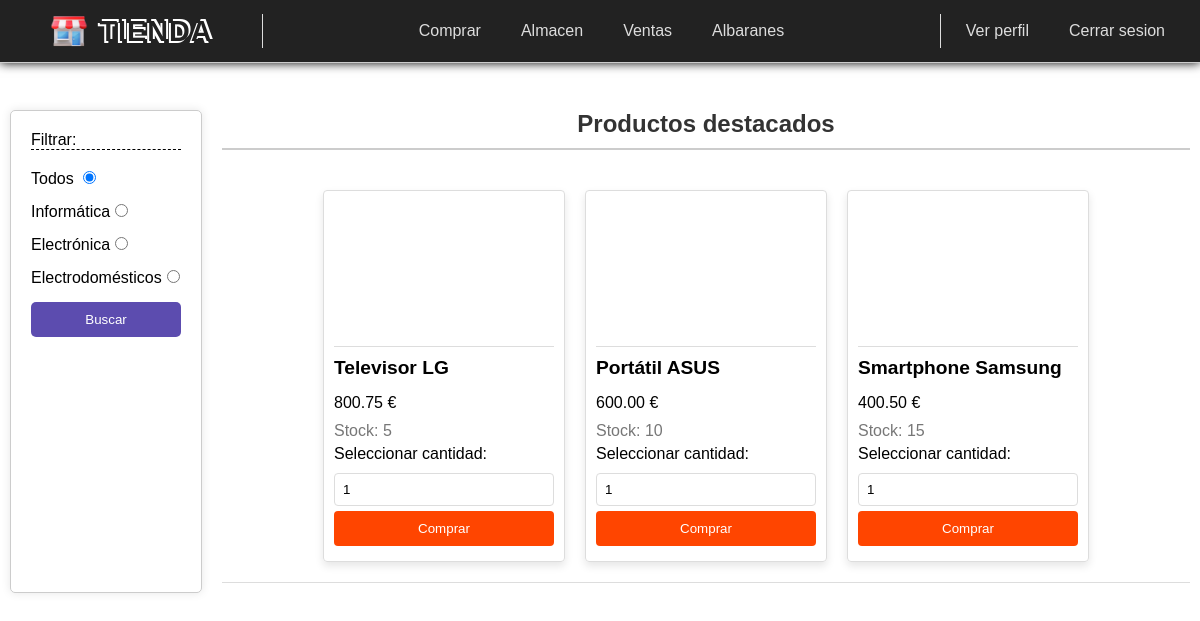
/tareaNavidad/comprar.php (signed in), run on an earlier commit of the app's database.
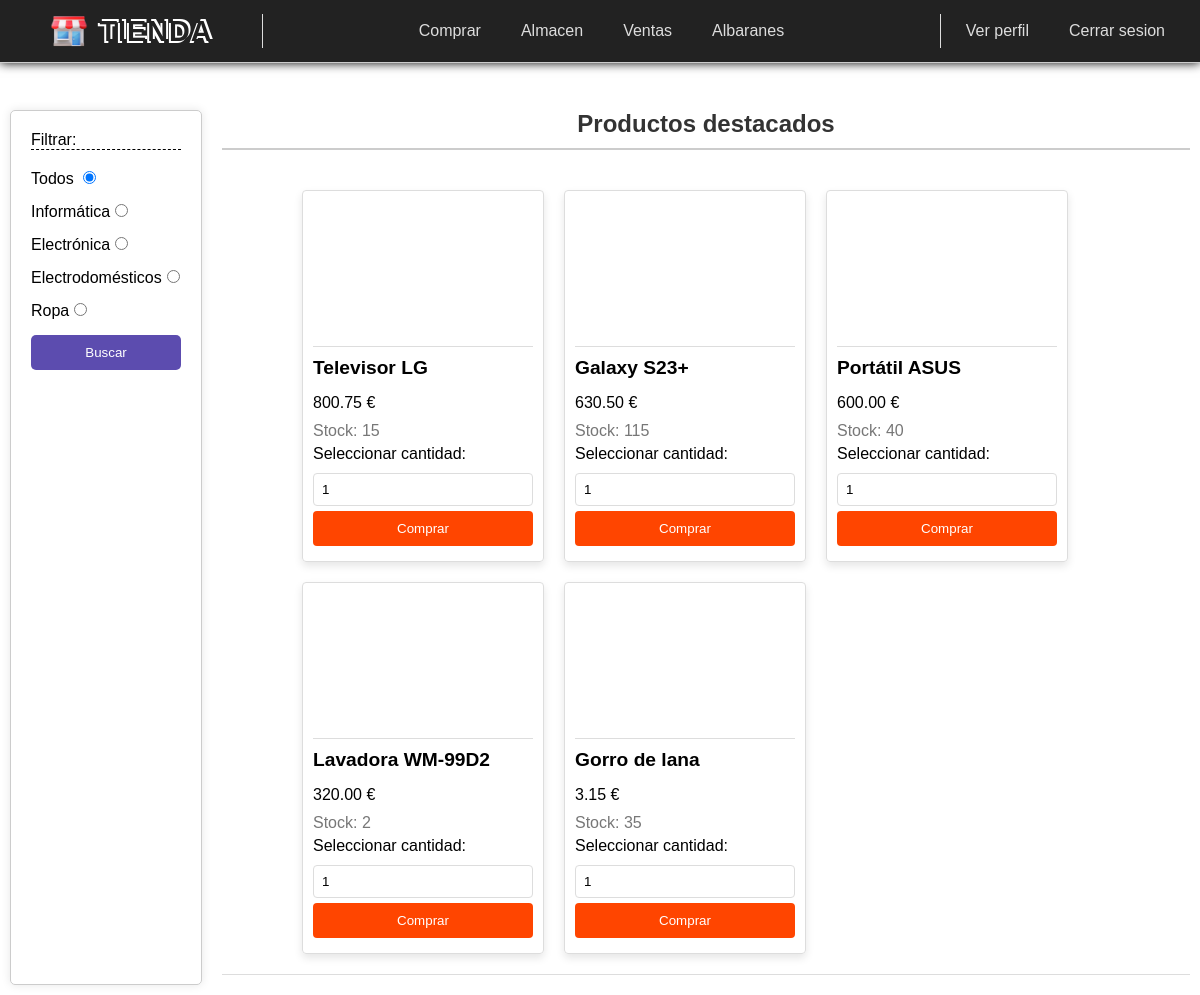
And on a later commit of the database.
### tables this page shows
CREATE TABLE IF NOT EXISTS productos (
    codigo INT PRIMARY KEY,
    descripcion VARCHAR(255) NOT NULL,
    precio DECIMAL(10, 2) NOT NULL,
    stock INT NOT NULL,
    url_imagen VARCHAR(255),
    categoria VARCHAR(20)
);

### tareaNavidad/funciones/conexionBD.php (called while the page is built, shortened)
<?php
function cargarProductosInicio()
{
    try {
        $DSN = "mysql:host=" . IP . ';dbname=' . BD;
        $con = new PDO($DSN, USER, PASS);
        $sql = "SELECT * FROM productos ORDER BY precio DESC LIMIT 5";
        $stmt = $con->prepare($sql);
        $stmt->execute();
        $productos = array();
        while ($producto = $stmt->fetch(PDO::FETCH_ASSOC)) {
            array_push($productos, $producto);
        }
        return $productos;
    } catch (\Throwable $th) {
        switch ($th->getCode()) {
            case '1049':
                crearBase();
                break;
            default:
                echo $th->getMessage();
                echo $th->getCode();
        }
    } finally {
        unset($con);
    }
}
function cargarCategorias()
{
    try {
        $DSN = "mysql:host=" . IP . ';dbname=' . BD;
        $con = new PDO($DSN, USER, PASS);
        $sql = "SELECT DISTINCT categoria FROM productos";
        $stmt = $con->prepare($sql);
        $stmt->execute();
        $categorias = array();
        while ($cat = $stmt->fetch(PDO::FETCH_ASSOC)) {
            array_push($categorias, $cat['categoria']);
        }
        return $categorias;
    } catch (\Throwable $th) {
        switch ($th->getCode()) {
            case '1049':
                crearBase();
                break;
            default:
                echo $th->getMessage();
                echo $th->getCode();
        }
    } finally {
        unset($con);
    }
}
?>

### tareaNavidad/funciones/funciones.php (the view, shortened to what this page needs)
<?php
function representarProductos($arrProductos)
{
    foreach ($arrProductos as $producto) {
        echo "<div class='card'>";
        echo '<div class="contenedor-img">';
        echo '</div>';
        echo "<h3>" . $producto['descripcion'] . "</h3>";
        echo "<p>" . $producto['precio'] . " €</p>";
        echo '<form action="">';
        if ($producto['stock'] == "0") {
            echo '<p style="color: red; text-decoration: line-through;">Stock: ' . $producto['stock'] . '</p>';
        } else {
            echo '<p style="color: #777;">Stock: ' . $producto['stock'] . '</p>';
        }
        echo '<label for="cantidad' . $producto['codigo'] . '">Seleccionar cantidad: </label>';
        echo '<input type="number" name="cantidad" value="1" id="cantidad' . $producto['codigo'] . '" min="1" max="' . $producto['stock'] . '">';
        if ($producto['stock'] == "0") {
            echo '<input class="input-comprar-desactivado" type="submit" name="comprar" value="Comprar" disabled>';
        } else {
            echo '<input class="input-comprar-activado" type="submit" name="comprar" value="Comprar">';
        }
        echo '</form>';
        echo "</div>";
    }
}
?>

### tareaNavidad/comprar.php (shortened to what this page needs)
<?php
require('./funciones/conexionBD.php');
require('./funciones/funciones.php');
?>
<!DOCTYPE html>
<html lang="es">
<head>
    <link rel="stylesheet" href="css/home.css">
    <link rel="stylesheet" href="css/header.css">
    <link rel="stylesheet" href="css/compras.css">
</head>
<body>
    <?php
    include("./fragmentos/header.php");
    ?>
    <main>
        <form action="" class="formulario-categorias">
            <p>Filtrar:</p>
            <label class="categoria" for="general">Todos
                <input class="categoria" type="radio" id="general" name="categoria" value="Todos" checked>
            </label>
            <?php
            $categorias = cargarCategorias();
            foreach ($categorias as $categoria) {
                echo '<label class="categoria" for="' . $categoria . '">' . $categoria;
                echo '<input class="categoria" type="radio" id="' . $categoria . '" name="categoria" value="' . $categoria . '">';
                echo '</label>';
            }
            ?>
            <input class="categoria" type="submit" name="buscar" value="Buscar">
        </form>
        <?php
        if (isset($_REQUEST["buscar"]) && isset($_REQUEST["categoria"])) {
            if ($_REQUEST["categoria"] == "Todos") {
                $arrProductos = cargarProductos();
            } else {
                $arrProductos = cargarProductosCategoria($_REQUEST["categoria"]);
            }
            ?>
            <section class="seccion-productos">
                <h2>
                    <?php echo $_REQUEST["categoria"] ?>
                </h2>
                <div class="productos">
                    <?php
                    representarProductos($arrProductos);
                    ?>
                </div>
            </section>
            <?php
        } else {
            ?>
            <section class="seccion-productos">
                <h2>Productos destacados</h2>
                <div class="productos">
                    <?php
                    $arrProductos = cargarProductosInicio();
                    representarProductos($arrProductos);
                    ?>
                </div>
            </section>
            <?php
        }
        ?>
    </main>
</body>
</html>

### tareaNavidad/fragmentos/header.php (shortened to what this page needs)
<header>
    <a href="./home.php" class="logo">
        <img src="./imagenes/logo.png" alt="Imagen del logo">
        <h1>Tienda</h1>
    </a>
    <nav class="navegacion">
        <?php
        if (isset($_SESSION["usuario"])) {
            echo '<a href="./comprar.php">Comprar</a>';
            if ($_SESSION["usuario"]["perfil"] != "cliente") {
                echo '<a href="./almacen.php">Almacen</a>';
                echo '<a href="./ventas.php">Ventas</a>';
                echo '<a href="./albaranes.php">Albaranes</a>';
            }
        }
        ?>
    </nav>
    <div class="user">
        <?php
        if (isset($_SESSION["usuario"])) {
            echo '<a href="./perfil.php">Ver perfil</a>';
            echo '<a href="./logout.php">Cerrar sesion</a>';
        } else {
            echo '<a href="./login.php">Login</a>';
        }
        ?>
    </div>
</header>

### tareaNavidad/css/home.css (style rules this page uses)
* { margin: 0; padding: 0; list-style: none; text-decoration: none; color: black; outline: none; font-family: 'Arial', sans-serif; }

### tareaNavidad/css/header.css (style rules this page uses)
header { position: absolute; display: flex; justify-content: space-between; flex-wrap: wrap; align-items: center; background: #222; padding: 10px 15px; width: 100%; min-width: 930px; min-height: 7vh; border-bottom: 1px solid #ccc; box-shadow: 0 0 10px black; z-index: 10; box-sizing: border-box; }
.logo { display: flex; justify-content: center; align-items: center; width: 240px; border: 1px solid transparent; border-radius: 3px; cursor: pointer; transition: transform 0.3s, border .4s; }
.logo img { height: 40px; }
.logo h1 { font-size: 1.8rem; font-family: 'Arial', sans-serif; margin: 0 10px; color: #222; font-weight: bold; text-transform: uppercase; letter-spacing: 1px; text-shadow: -2px 2px 0 white, 2px -2px 0 white; }
.navegacion { margin: 0 5px; display: flex; justify-content: center; flex-grow: 1; border-left: 1px solid #ddd; border-right: 1px solid #ddd; }
.navegacion a, .user a { color: #ddd; text-decoration: none; padding: 8px 15px; border-radius: 5px; margin: 0 5px; transition: background-color 0.3s ease, color 0.3s ease, text-shadow 0.3s; }

### tareaNavidad/css/compras.css (style rules this page uses)
main { display: flex; padding-top: 100px; }
.formulario-categorias { min-width: 150px; margin: 10px; padding: 20px; border: 1px solid #ccc; border-radius: 5px; box-shadow: 0 0 10px rgba(0, 0, 0, 0.1); }
.formulario-categorias p { margin-bottom: 20px; border-bottom: 1px dashed black; }
label.categoria { display: block; margin: 10px 0 15px; }
input[type="radio"].categoria { margin-left: 5px; }
input[type="submit"].categoria { background-color: #5c4caf; color: white; padding: 10px 15px; width: 100%; border: none; border-radius: 5px; cursor: pointer; transition: filter 0.2s, box-shadow 0.2s; }
.seccion-productos { display: flex; flex-direction: column; align-items: center; width: 100%; margin: 10px 10px 20px; border-bottom: 1px solid #ddd; }
h2 { color: #333; font-size: 1.5em; font-weight: bold; text-align: center; width: 100%; border-bottom: 2px solid #ccc; padding-bottom: 10px; margin-bottom: 20px; }
.productos { display: flex; justify-content: start; flex-wrap: wrap; padding: 10px 70px; }
.card { display: flex; flex-direction: column; justify-content: center; margin: 10px; padding: 10px; border: 1px solid #ddd; border-radius: 4px; box-shadow: 0 4px 8px rgba(0, 0, 0, 0.1); height: 350px; width: 220px; transition: transform 0.3s ease; }
.card .contenedor-img { display: flex; justify-content: center; width: 100%; height: 40%; border-bottom: 1px solid #ddd; }
.card h3 { font-size: 1.2rem; margin: 10px 0; }
.card p { margin: 5px 0; }
.card form { display: flex; flex-direction: column; }
.card form p { margin: 5px 0; }
.card label { margin-bottom: 5px; }
.card input[type="number"] { margin: 5px 0; padding: 8px; border: 1px solid #ddd; border-radius: 4px; }
.card .input-comprar-activado { background-color: orangered; color: #fff; padding: 10px; border: none; border-radius: 4px; cursor: pointer; transition: background-color 0.3s ease; }

What changed in the data, as far as the page shows it:
changed productos "Televisor LG": stock "5" → "15"
changed productos: descripcion "Smartphone Samsung" → "Galaxy S23+"; precio "400.50" → "630.50"; stock "15" → "115"; moves up the list
changed productos "Portátil ASUS": stock "10" → "40"
added productos: descripcion "Lavadora WM-99D2", precio "320.00", stock "2"
added productos: descripcion "Gorro de lana", precio "3.15", stock "35"
Also different on the page:
new list line: "Ropa ☐ Ropa"
